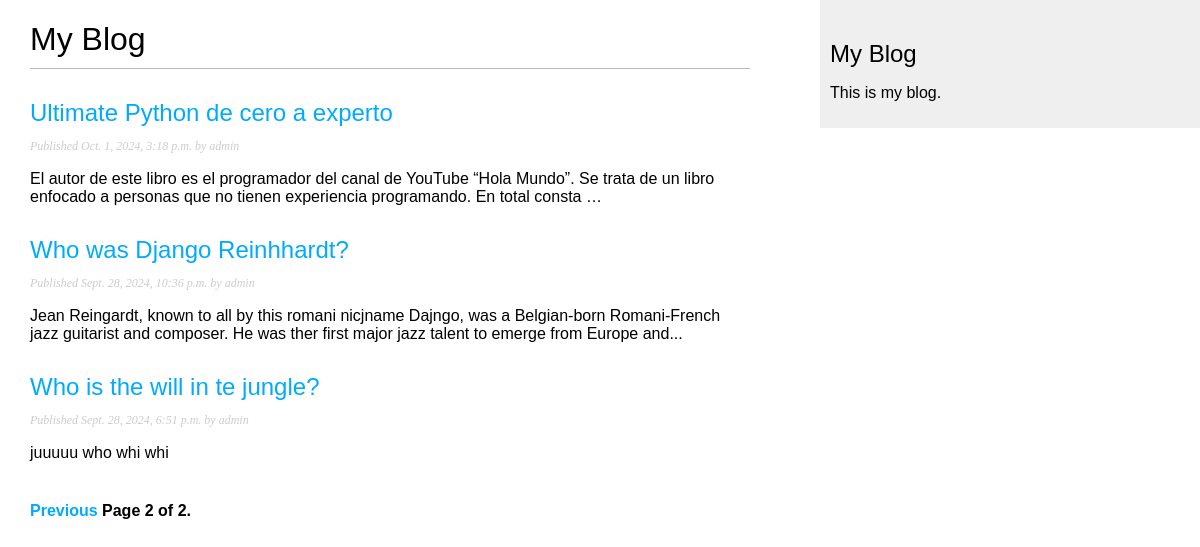
Screenshot of /blog/?page=2 with the database file from the repository.
### blog/models.py (models this page shows, shortened)
class Post(models.Model):
    class Status(models.TextChoices):
        DRAFT = 'DF', 'Draft'
        PUBLISHED = 'PB', 'Published'
    title = models.CharField(max_length=250)
    slug = models.SlugField(max_length=250,
                            unique_for_date='publish')
    author = models.ForeignKey(
        settings.AUTH_USER_MODEL,
        on_delete=models.CASCADE,
        related_name='blog_posts'
    )
    body = models.TextField()
    publish = models.DateTimeField(default=timezone.now)
    created = models.DateTimeField(auto_now_add=True)
    updated = models.DateTimeField(auto_now=True)
    status = models.CharField(
        max_length=2,
        choices=Status,
        default=Status.DRAFT
    )
    objects = models.Manager()
    published = PublishedManager()
    class Meta:
        ordering = ['-publish']
        indexes = [
            models.Index(fields=['-publish']),
        ]
    def get_absolute_url(self):
        return reverse(
            'blog:post_detail',
            args=[
                self.publish.year,
                self.publish.month,
                self.publish.day,
                self.slug
            ]
        )

### blog/views.py (the view)
# urls.py: path('', views.PostListView.as_view(), name='post_list'),
class PostListView(ListView):
    queryset = Post.published.all()
    context_object_name = 'posts'
    paginate_by = 3
    template_name = 'blog/post/list.html'

### blog/templates/blog/post/list.html (shortened to what this page needs)
{% extends 'blog/base.html' %}
{% block content %}
<h1>My Blog</h1>
{% for post in posts %}
<h2>
    <a href="{{ post.get_absolute_url }}">
    {{ post.title }}</a>
</h2>
<p class="date">
    Published {{ post.publish }} by {{ post.author }}
</p>
{{ post.body|truncatewords:30|linebreaks }}
{% endfor %}
{% include "pagination.html" with page=page_obj %}
{% endblock %}

### blog/static/css/blog.css (style rules this page uses)
body { margin:0; padding:0; font-family:helvetica, sans-serif; }
a { color:#00abff; text-decoration:none; }
h1 { font-weight:normal; border-bottom:1px solid #bbb; padding:0 0 10px 0; }
h2 { font-weight:normal; margin:30px 0 0; }
p.date { color:#ccc; font-family: georgia, serif; font-size: 12px; font-style: italic; }

### rows the page displays
Post: title "Ultimate Python de cero a experto", publish "Oct. 1, 2024, 3:18 p.m.", author "admin", body "El autor de este libro es el programador del canal de YouTube “Hola Mundo”. Se trata de un libro enfocado a personas que no tienen experiencia programando. En total consta …"
Post: title "Who was Django Reinhhardt?", publish "Sept. 28, 2024, 10:36 p.m.", author "admin", body "Jean Reingardt, known to all by this romani nicjname Dajngo, was a Belgian-born Romani-French jazz guitarist and composer. He was ther first major jazz talent to emerge from Europe and..."
Post: title "Who is the will in te jungle?", publish "Sept. 28, 2024, 6:51 p.m.", author "admin", body "juuuuu who whi whi"

### other values shown
{{ page.number }} "2"
{{ page.paginator.num_pages }} "2"
